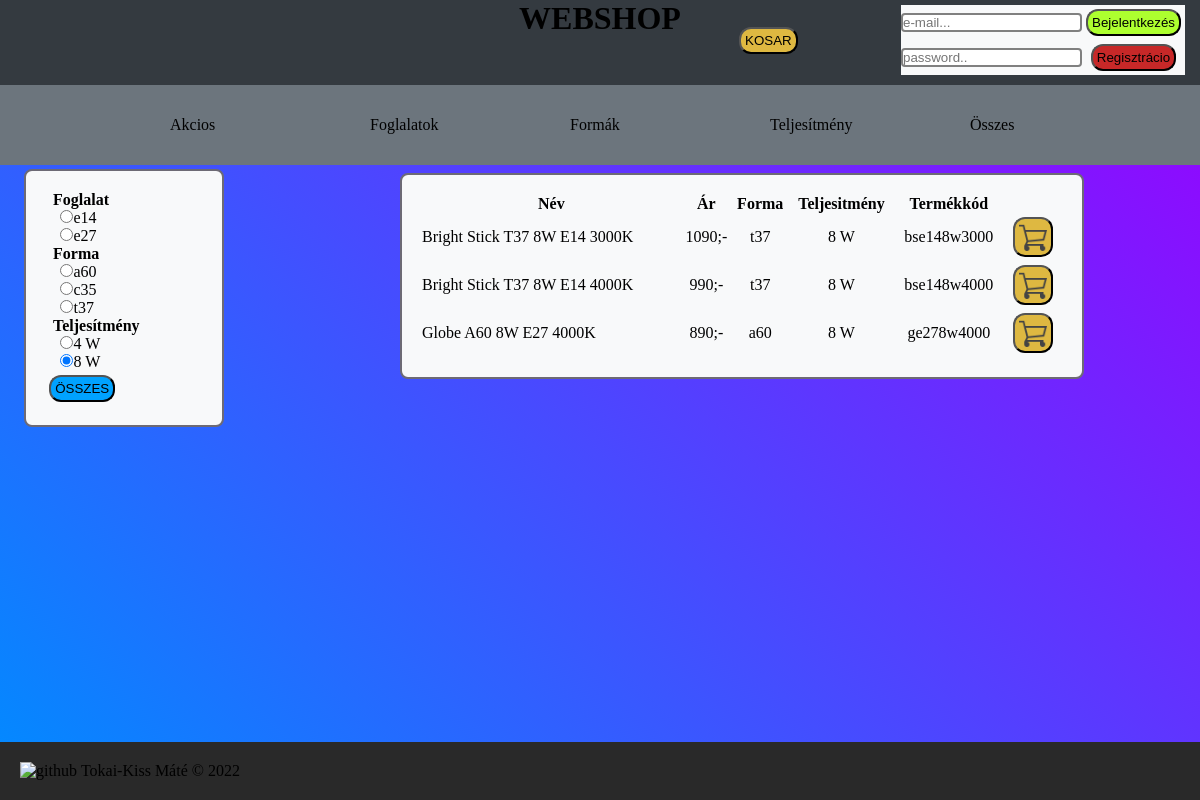
/?keres=teljesitmeny&ertek=8, run on the app's committed database.
### tables this page shows
CREATE TABLE `termek` (
  `termek_id` int(11) NOT NULL,
  `nev` varchar(50) NOT NULL,
  `ar` int(11) NOT NULL,
  `keszlet` int(11) NOT NULL,
  `foglalat` varchar(20) NOT NULL,
  `forma` varchar(20) NOT NULL,
  `teljesitmeny` int(11) NOT NULL,
  `szinhomerseklet` int(11) NOT NULL,
  `termekkod` varchar(20) NOT NULL,
  `ean` int(13) NOT NULL,
  `allapot` varchar(20) NOT NULL,
  `leiras` text NOT NULL,
  `elerheto` enum('1','0') NOT NULL,
  `akcio` enum('1','0') NOT NULL,
  `marka` varchar(20) NOT NULL
);

### index.php (the view, shortened to what this page needs)
<?php
    include 'header.php';
    if (isset($_GET['keres'])) {
        $keres = $_GET['keres'];
        $ertek = $_GET['ertek'];
    }else{
        $keres = 1;
        $ertek = 1;
    }
?>
<div class="container">
    <div class="menu-container">
    <div class="menu">
    <ul>
        <li><h4>Foglalat</h4>
            <ul>
                <?php
                    if ($result = $mysqli->query("SELECT foglalat FROM `termek` WHERE 1 GROUP BY foglalat")) {
                        while ($row = $result->fetch_assoc()) {
                            echo '<li>';
                            if ($row["foglalat"]==$ertek) {
                                echo '<input checked type="radio" name="foglalat_radio" value="'.$row["foglalat"].'" onclick='."'".'foglalat("'.$row["foglalat"].'")'."'>";
                            }else {
                                echo '<input type="radio" name="foglalat_radio" value="'.$row["foglalat"].'" onclick='."'".'foglalat("'.$row["foglalat"].'")'."'>";
                            }
                            echo '<label>'.$row["foglalat"].'</label>';
                            echo '</li>';
                            }
                        }
                ?>
            </ul>
        </li>
        <li><h4>Forma</h4>
            <ul>
                <?php
                    if ($result = $mysqli->query("SELECT forma FROM `termek` WHERE 1 GROUP BY forma")) {
                        while ($row = $result->fetch_assoc()) {
                            echo '<li>';
                            if ($row["forma"]==$ertek) {
                                echo '<input checked type="radio" name="forma_radio" value="'.$row["forma"].'" onclick='."'".'forma("'.$row["forma"].'")'."'>";
                            }else {
                                echo '<input type="radio" name="forma_radio" value="'.$row["forma"].'" onclick='."'".'forma("'.$row["forma"].'")'."'>";
                            }
                            echo '<label>'.$row["forma"].'</label>';
                            echo '</li>';
                            }
                        }
                ?>
            </ul>
        </li>
        <li><h4>Teljesítmény</h4>
            <ul>
                <?php
                    if ($result = $mysqli->query("SELECT teljesitmeny FROM `termek` WHERE 1 GROUP BY teljesitmeny")) {
                        while ($row = $result->fetch_assoc()) {
                            echo '<li>';
                            if ($row["teljesitmeny"]==$ertek) {
                                echo '<input checked type="radio" name="teljesitmeny_radio" value="'.$row["teljesitmeny"].'" onclick='."'".'teljesitmeny("'.$row["teljesitmeny"].'")'."'>";
                            }else {
                                echo '<input type="radio" name="teljesitmeny_radio" value="'.$row["teljesitmeny"].'" onclick='."'".'teljesitmeny("'.$row["teljesitmeny"].'")'."'>";
                            }
                            echo '<label>'.$row["teljesitmeny"].' W</label>';
                            echo '</li>';
                            }
                        }
                ?>
            </ul>
        </li>
    </ul>
    <button class="btn-blue" onclick="reset()">ÖSSZES</button>
    </div>
    </div>
    <div class="content">
        <div class="table-container">
        <table id="products_table">
<?php
    echo '<tr>';
        echo '<th>Név</th>';
        echo '<th>Ár</th>';
        echo '<th>Forma</th>';
        echo '<th>Teljesitmény</th>';
        echo '<th>Termékkód</th>';
        echo '<th></th>';
    echo '</tr>';
    if ($result = $mysqli->query("SELECT * FROM `termek` WHERE keszlet > 0 AND elerheto = 1 AND ".$keres.' LIKE "'.$ertek.'"')) {
        while ($row = $result->fetch_assoc()) {
            echo '<tr>';
                echo '<td><a href="product.php?termekid='.$row["termek_id"].'">'.$row["nev"].'</a></td>';
                echo '<td>'.$row["ar"].';-</td>';
                echo '<td>'.$row["forma"].'</td>';
                echo '<td>'.$row["teljesitmeny"].' W</td>';
                echo '<td>'.$row["termekkod"].'</td>';
                echo '<td onclick=kosarba('.$row["termek_id"].')><button class="cart-btn btn-yellow"><img src="/vizsgaremek/images/cart.webp" alt="cart"></button></td>';
            echo '</tr>';
        }
    }
?>
        </table>
    </div>
    </div>
</div>
    <footer>
        <a href="https://github.com/tkissMate/vizsgaremek"><img src="images/github-brand-logo-47401.webp" alt="github" style="height: 80px;"></a>
        <p>Tokai-Kiss Máté &copy; 2022</p>
    </footer>
    </body>
</html>

### styles/style.css (style rules this page uses)
* { margin: 0; padding: 0; }
body { box-sizing: border-box; background: linear-gradient(45deg, #008cff, #9900ff); min-height: 100vh; padding-bottom: 124px; position: relative; }
button { border-radius: 12px; padding: 4px; margin: 4px; transition-duration: 0.4s; cursor: pointer; }
.btn-blue { background-color: #00a2ff; }
.btn-yellow { background-color: #DEB841; }
.cart-btn { width: 40px; height: 40px; }
.cart-btn img { width: 100%; }
a { color: black; text-decoration: none; }
input { border: 2px solid grey; border-radius: 4px; transition-duration: 0.4s; }
.container { display: grid; grid-template-columns: 1fr 2fr; grid-template-rows: auto; }
.menu-container { padding: 1%; }
.menu { width: 40%; margin-left: 5%; padding: 5%; border: 2px solid #6D6A75; border-radius: 8px; background-color: #f8f9fa; }
.content { padding-top: 1%; }
.table-container { border-radius: 8px; background-color: #f8f9fa; border: 2px solid #6D6A75; width: 80%; padding: 20px; }
table { width: 100%; border-collapse: collapse; background-color: #f8f9fa; }
tr { transition-duration: 0.4s; }
td:nth-child(1) { text-align: left; }
td { text-align: center; }
th { text-transform: capitalize; }
.menu ul { margin-left: 5%; }
.menu ul li { list-style-type: none; }
footer { box-sizing: border-box; width: 100%; padding: 20px; background-color: #292929; position: absolute; bottom: 0; }
footer * { display: inline; }

### data on the page
termek: nev "Bright Stick T37 8W E14 3000K", ar "1090", forma "t37", teljesitmeny "8", termekkod "bse148w3000"
termek: nev "Bright Stick T37 8W E14 4000K", ar "990", forma "t37", teljesitmeny "8", termekkod "bse148w4000"
termek: nev "Globe A60 8W E27 4000K", ar "890", forma "a60", teljesitmeny "8", termekkod "ge278w4000"

### other printed values
$row["foglalat"] "e14"
$row["foglalat"] "e27"
$row["forma"] "a60"
$row["forma"] "c35"
$row["forma"] "t37"
$row["teljesitmeny"] "4"
$row["teljesitmeny"] "8"
